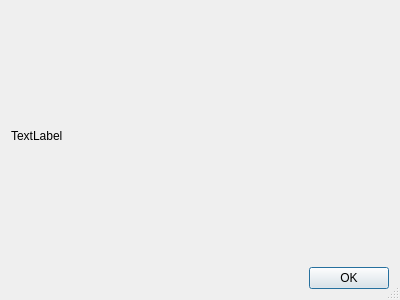
<?xml version="1.0" encoding="UTF-8"?>
<ui version="4.0">
 <class>showlayout</class>
 <widget class="QDialog" name="showlayout">
  <property name="geometry">
   <rect>
    <x>0</x>
    <y>0</y>
    <width>400</width>
    <height>300</height>
   </rect>
  </property>
  <property name="windowTitle">
   <string>Dialog</string>
  </property>
  <property name="sizeGripEnabled">
   <bool>true</bool>
  </property>
  <layout class="QGridLayout" name="gridLayout">
   <item row="0" column="0">
    <widget class="QLabel" name="lbldisplay">
     <property name="text">
      <string>TextLabel</string>
     </property>
    </widget>
   </item>
   <item row="1" column="0">
    <widget class="QDialogButtonBox" name="buttonBox">
     <property name="orientation">
      <enum>Qt::Horizontal</enum>
     </property>
     <property name="standardButtons">
      <set>QDialogButtonBox::Ok</set>
     </property>
    </widget>
   </item>
  </layout>
 </widget>
 <resources/>
 <connections>
  <connection>
   <sender>buttonBox</sender>
   <signal>accepted()</signal>
   <receiver>showlayout</receiver>
   <slot>accept()</slot>
   <hints>
    <hint type="sourcelabel">
     <x>248</x>
     <y>254</y>
    </hint>
    <hint type="destinationlabel">
     <x>157</x>
     <y>274</y>
    </hint>
   </hints>
  </connection>
  <connection>
   <sender>buttonBox</sender>
   <signal>rejected()</signal>
   <receiver>showlayout</receiver>
   <slot>reject()</slot>
   <hints>
    <hint type="sourcelabel">
     <x>316</x>
     <y>260</y>
    </hint>
    <hint type="destinationlabel">
     <x>286</x>
     <y>274</y>
    </hint>
   </hints>
  </connection>
 </connections>
</ui>
